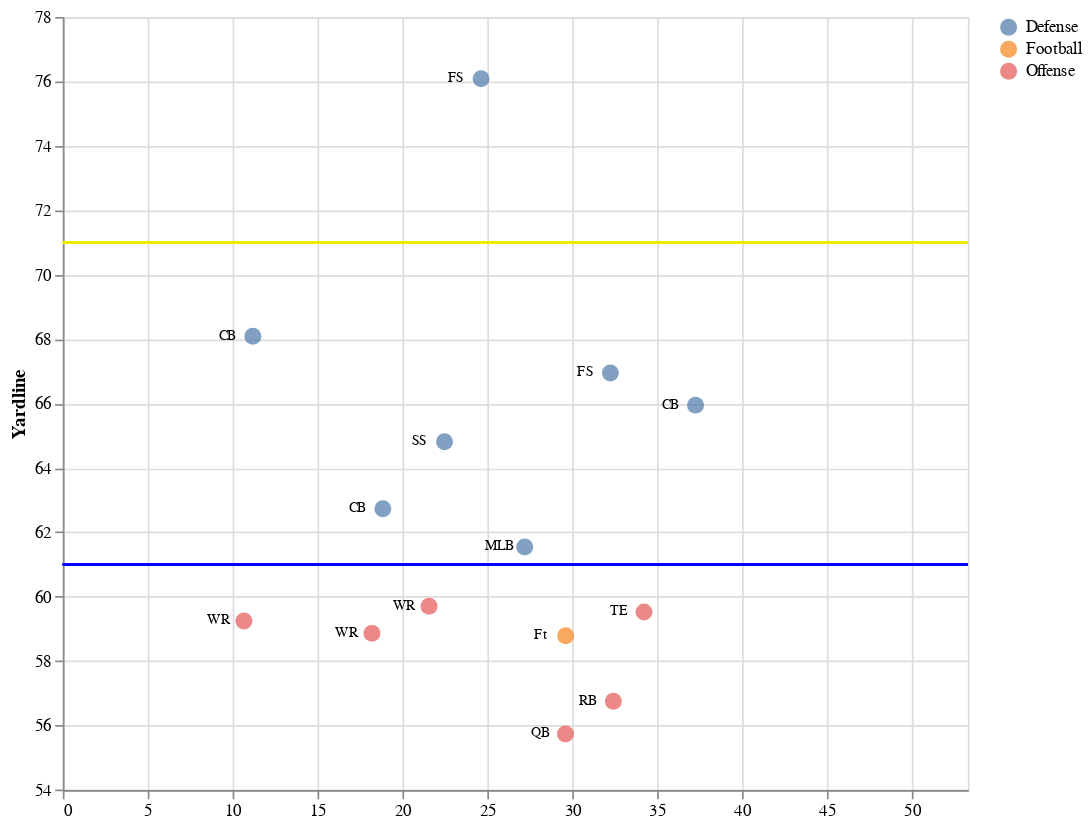

The code cell stored with this chart in its notebook:
### Code cell
from play_vis import create_full_chart

create_full_chart(positions, 2018090600, 190)

### Figure 1 — Vega-Lite specification as saved in the notebook (floating-point values rounded to 4 significant figures; data arrays with more than 128 entries replaced by an {"elided": "..."} marker saying what was removed)
{"config": {"view": {"continuousWidth": 400, "continuousHeight": 300}}, "layer": [{"mark": {"type": "circle", "dx": 5, "dy": 5, "size": 100}, "encoding": {"color": {"type": "nominal", "field": "off", "title": null}, "tooltip": [{"type": "nominal", "field": "position"}], "x": {"type": "quantitative", "field": "y_dir", "scale": {"domain": [0, 53.3]}, "title": null}, "y": {"type": "quantitative", "field": "x_dir", "scale": {"zero": false}, "title": "Yardline"}}, "selection": {"selector004": {"type": "single", "fields": ["time_cuts"], "bind": {"input": "select", "options": [1.0, 2.0, 3.0, 4.0, 5.0, 6.0, 7.0, 8.0, 9.0, 10.0, 11.0], "name": "Time cut\n"}, "init": {"time_cuts": 1}}}}, {"mark": {"type": "text", "dx": -15, "fontSize": 8}, "encoding": {"text": {"type": "nominal", "field": "position"}, "x": {"type": "quantitative", "field": "y_dir", "scale": {"domain": [0, 53.3]}, "title": null}, "y": {"type": "quantitative", "field": "x_dir", "scale": {"zero": false}, "title": "Yardline"}}}, {"mark": {"type": "rule", "color": "#ECEC01"}, "encoding": {"y": {"type": "quantitative", "field": "yardline_first_dir"}}}, {"mark": {"type": "rule", "color": "blue"}, "encoding": {"y": {"type": "quantitative", "field": "yardline_dir"}}}], "data": {"name": "data-93db229e7432e3981ac8bb3f3d4ba5b6"}, "height": 455.2, "transform": [{"filter": {"selection": "selector004"}}], "width": 533.0, "$schema": "https://vega.github.io/schema/vega-lite/v4.8.1.json", "datasets": {"data-93db229e7432e3981ac8bb3f3d4ba5b6": {"elided": "154 records"}}}
